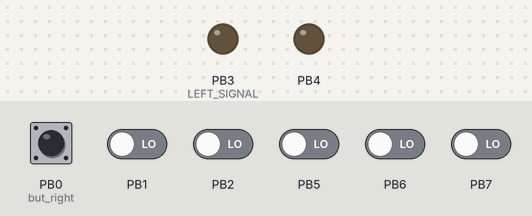
Simulated run of this program. Board: ATtiny13, built with avr-gcc and emulated at 0.128 MHz. On the bench: output pins drawn as LEDs (lit = HIGH). Dashed ring = blinking. Inputs (shaded band) come from the test bench; at power-on: PB0 (but_right), PB1, PB2, PB5–7 LOW.

Above: at 1.2 s.
1.3 s: PB0 (but_right) pulled HIGH for 0.15 s
At 1.6 s:
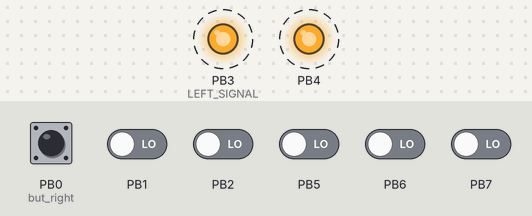
4.4 s: PB1 driven HIGH
At 4.56 s:
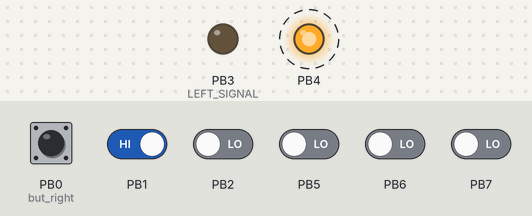
7.4 s: PB2 driven HIGH
At 8.2 s:
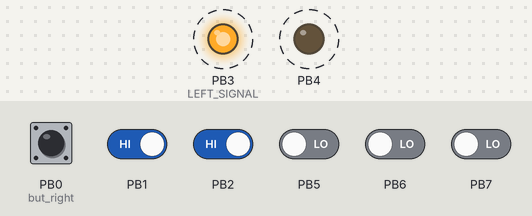
10.4 s: PB2 driven LOW
At 10.62 s:
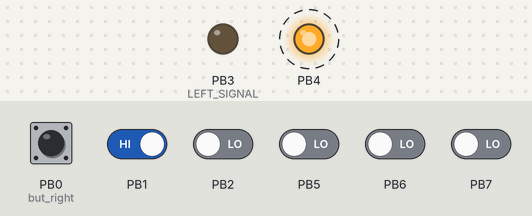
13.4 s: PB0 (but_right) pulled HIGH for 1 s
At 14.87 s:
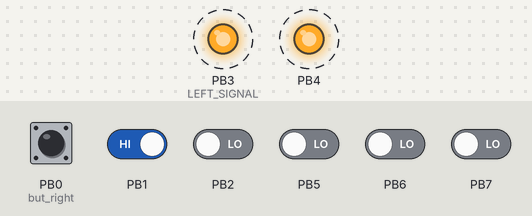
Timing chart, 0 to 17.4 s (numbered marks = the images above; inputs shaded):
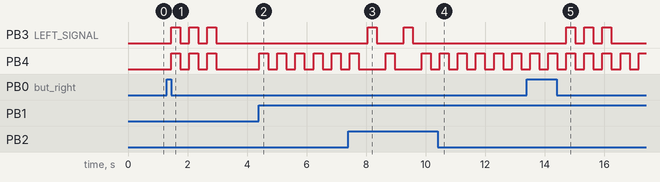

Measured:
- after the input at 1.3 s, PB3 (LEFT_SIGNAL), PB4: alternates HIGH for 0.30 s and LOW for 0.30 s, 6 changes in all, then stays LOW, starting after 0.15 s
- after the input at 4.4 s, PB4: alternates HIGH for 0.30 s and LOW for 0.31 s, starting at once
- after the input at 7.4 s, PB3 (LEFT_SIGNAL): alternates HIGH for 0.30 s and LOW for 0.91 s, starting after 0.65 s; PB4: alternates HIGH for 0.30 s and LOW for 0.91 s, starting after 1.3 s
- after the input at 10.4 s, PB3 (LEFT_SIGNAL): stops changing and stays LOW; PB4: alternates HIGH for 0.30 s and LOW for 0.31 s, starting after 0.08 s
- after the input at 13.4 s, PB3 (LEFT_SIGNAL): alternates HIGH for 0.30 s and LOW for 0.30 s, 6 changes in all, then stays LOW, starting after 1.3 s

The program:

Turn-sgnal.c
```c
/*
 * Turn_sgnal.c
 *
 * Created: 21.07.2013 3:39:11
 *  Author: Pashgan
 */


#include <avr/io.h>
#include <avr/interrupt.h>

#define F_CPU 128000UL
#include <util/delay.h>

/*äîïîëíèòåëüíûå òèïû äàííûõ*/
typedef enum dev_state {
	STATE_EMPTY,
	STATE_NORMAL,
	STATE_LEFT_TURN,
	STATE_RIGHT_TURN,
	STATE_THANK,
	STATE_ALARM,
	STATE_LED_ON,
	STATE_LED_OFF
	} dev_state_t;

typedef enum but_state {BUT_NO_PRESS, BUT_PRESSED, BUT_RELEASE, BUT_LONG_PRESS, BUT_RELEASE_LONG} but_state_t;
typedef enum stimer_state {STIM_IDLE, STIM_WORKS, STIM_EXPIRED} stim_state_t;

typedef struct buttons{
	   uint8_t pin;
	   uint16_t count;
	   but_state_t buf;
	} buttons_t;


#define TIM_PERIOD_MS    2
#define TIM_PRE          8UL
#define TIM_OCR_VALUE    (TIM_PERIOD_MS*(F_CPU/(TIM_PRE*1000))-1)

/*ïèíû ìèêðîêîíòðîëëåðà*/
#define BUT_LEFT      2
#define BUT_RIGHT     1
#define BUT_CONTR     0
#define LEFT_SIGNAL   3
#define RIGHT_SIGNAL  4

#define BUT_THRESHOLD      5
#define BUT_LONG_THRESHOLD 500
#define BUT_COUNT_MAX      520


#define LED_OffAll()      PORTB &= ~((1<<LEFT_SIGNAL)|(1<<RIGHT_SIGNAL))

/*#define LED_Off(x)        PORTB &= ~(1<<(x))
#define LED_On(x)         PORTB |= (1<<(x))
#define LED_OnAll()       PORTB |= ((1<<LEFT_SIGNAL)|(1<<RIGHT_SIGNAL))
#define LED_Toggle(x)     PORTB ^= (1<<(x))
#define LED_ToggleAll()   PORTB ^= ((1<<LEFT_SIGNAL)|(1<<RIGHT_SIGNAL))*/

#define PIN_Check(x)      ((PINB & (1<<(x))))
#define STIM_Set(x)       do{cli(); soft_timer_state = STIM_WORKS; soft_timer_count = x; sei(); }while(0)
#define STIM_Check(x)      (soft_timer_state == x)
#define STIM_Stop()       do{soft_timer_state = STIM_IDLE; }while(0)

#define LED_BLINK_PERIOD    150

/*êîëè÷åñòâî ìîðãàíèé*/
#define LED_BLINK_ONE          1
#define LED_BLINK_SHORT_TURN   3
#define LED_BLINK_THANK        3
#define LED_BLINK_INFINITY     255


/*ôëàã òàéìåðà*/
volatile uint8_t tim0_comp_flag = 0;

/*ïðîãðàììíûé òàéìåð*/
volatile uint8_t soft_timer_count = 0;
volatile stim_state_t soft_timer_state = STIM_IDLE;


/*ñîñòîÿíèå êíîïîê è óñòðîéñòâà*/
but_state_t  but_left_state = BUT_NO_PRESS;
but_state_t  but_right_state = BUT_NO_PRESS;
but_state_t  but_contr_state = BUT_NO_PRESS;
dev_state_t  dev_cur_state = STATE_NORMAL;
dev_state_t  led_state = STATE_NORMAL;

/*îáúÿâëÿåì êíîïêè è èíèöèàëèçèðóåì èõ*/
buttons_t but_left  = {BUT_LEFT,  0, BUT_NO_PRESS};
buttons_t but_right = {BUT_RIGHT, 0, BUT_NO_PRESS};
buttons_t but_contr = {BUT_CONTR, 0, BUT_NO_PRESS};

but_state_t BUT_Debrief(buttons_t *but)
{
	but_state_t but_state = BUT_NO_PRESS;

	//óáðàë ! ÷òîáû ñðàáàòûâàíèå áûëî îò 1
	if (PIN_Check(but->pin)){
	   if (but->count < BUT_COUNT_MAX) {
	      but->count++;
	      if (but->count > BUT_THRESHOLD){
		     but->buf = BUT_PRESSED;
		     if (but->count > BUT_LONG_THRESHOLD){
			    but->buf = BUT_LONG_PRESS;
			    but->count = BUT_COUNT_MAX + 10;
			 }
		  }
		  //but_state = but->buf;
       }
	   but_state = but->buf;
	}
    else{
	   but->count = 0;
	   if (but->buf == BUT_PRESSED){
	      but_state = BUT_RELEASE;
	   }
	   if (but->buf == BUT_LONG_PRESS){
		   but_state = BUT_RELEASE_LONG;
	   }
	   but->buf = BUT_NO_PRESS;
    }
	return but_state;
}

uint8_t signals = 0;
uint8_t cycle = 0;
uint8_t led_enable = 0;


void SetNextState(dev_state_t next_state)
{
	dev_cur_state = next_state;
}


void LED_SetOff(void)
{
	led_enable = 0;
}

void LED_Set(uint8_t leds, uint8_t repeat)
{
   led_enable = 1;
   signals = leds;
   cycle = repeat;
}

void LED_Func(void)
{
	static uint8_t sign;

	switch(led_state){
		case STATE_NORMAL:
		if (led_enable){
			sign = signals;
			if (cycle != LED_BLINK_INFINITY){
			  if (!cycle){
		        led_enable = 0;
				break;
              }
			  cycle--;
   		    }
			led_state = STATE_LED_ON;
			PORTB |= sign;
		    soft_timer_state = STIM_WORKS;
		    soft_timer_count = LED_BLINK_PERIOD;
		}
		break;

		case STATE_LED_ON:
		if(STIM_Check(STIM_EXPIRED)){
           led_state = STATE_LED_OFF;
		   PORTB &= ~sign;
		   soft_timer_state = STIM_WORKS;
		   soft_timer_count = LED_BLINK_PERIOD;
		}
		break;

		case STATE_LED_OFF:
		if(STIM_Check(STIM_EXPIRED)){
           led_state = STATE_NORMAL;
		   LED_OffAll();
		}
		break;

		default:
		break;
	}
}

int main(void)
{
	/*èíèöèàëèçàöèÿ ïîðòà*/
	DDRB = (0<<BUT_LEFT)|(0<<BUT_RIGHT)|(0<<BUT_CONTR)|(1<<LEFT_SIGNAL)|(1<<RIGHT_SIGNAL);
	PORTB = (0<<LEFT_SIGNAL)|(0<<RIGHT_SIGNAL);
	//PORTB = (1<<BUT_LEFT)|(1<<BUT_RIGHT)|(1<<BUT_CONTR); //çàêîììåíòèë, òàê êàê ïîäòÿæêà âíåøíÿÿ

	/*èíèöèàëèçàöèÿ òàéìåðà Ò0. ïåðèîä 10ìñ.*/
	TCCR0A = (1<<WGM01)|(0<<WGM00);
	TCCR0B = (0<<WGM02)|(0<<CS02)|(1<<CS01)|(0<<CS00);
	OCR0A  = TIM_OCR_VALUE;
	TIMSK0 = (1<<OCIE0A);


	sei();

    while(1)
    {
        if (tim0_comp_flag){
		   tim0_comp_flag = 0;

		   /*îáðàáîòêà ñîáûòèé*/
		   switch (dev_cur_state)
		   {
			   case STATE_NORMAL:
			   	  LED_SetOff();
			      if ((but_left_state == BUT_PRESSED)||(but_left_state == BUT_LONG_PRESS))     { LED_Set((1<<LEFT_SIGNAL), LED_BLINK_SHORT_TURN); SetNextState(STATE_LEFT_TURN);}
			      if ((but_right_state == BUT_PRESSED)||(but_right_state == BUT_LONG_PRESS))   { LED_Set((1<<RIGHT_SIGNAL), LED_BLINK_SHORT_TURN);SetNextState(STATE_RIGHT_TURN);}
				  if (but_contr_state == BUT_RELEASE)    { LED_Set((1<<LEFT_SIGNAL)|(1<<RIGHT_SIGNAL), LED_BLINK_THANK); SetNextState(STATE_THANK);}
				  if (but_contr_state == BUT_LONG_PRESS) { LED_Set((1<<LEFT_SIGNAL)|(1<<RIGHT_SIGNAL), LED_BLINK_INFINITY);SetNextState(STATE_ALARM);}

				  break;

			   case STATE_LEFT_TURN:
			      if (but_contr_state == BUT_RELEASE) {
				      SetNextState(STATE_THANK);
					  LED_Set((1<<LEFT_SIGNAL)|(1<<RIGHT_SIGNAL), LED_BLINK_THANK);
				  }

				  if (but_contr_state == BUT_LONG_PRESS) {
					  SetNextState(STATE_ALARM);
					  LED_Set((1<<LEFT_SIGNAL)|(1<<RIGHT_SIGNAL), LED_BLINK_INFINITY);
				  }

				  if ((but_right_state == BUT_PRESSED)||(but_right_state == BUT_LONG_PRESS))   { LED_Set((1<<RIGHT_SIGNAL), LED_BLINK_SHORT_TURN);SetNextState(STATE_RIGHT_TURN);}

				  if (!led_enable){
			         if ((but_left_state == BUT_RELEASE)||(but_left_state == BUT_RELEASE_LONG)||(but_left_state == BUT_NO_PRESS)){
				        SetNextState(STATE_NORMAL);
				     }
					 else{
					    LED_Set((1<<LEFT_SIGNAL), LED_BLINK_ONE);
					 }
				  }
				  break;

			   case STATE_RIGHT_TURN:
			      if (but_contr_state == BUT_RELEASE) {
				      SetNextState(STATE_THANK);
				      LED_Set((1<<LEFT_SIGNAL)|(1<<RIGHT_SIGNAL), LED_BLINK_THANK);
			      }

				  if (but_contr_state == BUT_LONG_PRESS) {
					  SetNextState(STATE_ALARM);
					  LED_Set((1<<LEFT_SIGNAL)|(1<<RIGHT_SIGNAL), LED_BLINK_INFINITY);
				  }

                  if ((but_left_state == BUT_PRESSED)||(but_left_state == BUT_LONG_PRESS))     { LED_Set((1<<LEFT_SIGNAL), LED_BLINK_SHORT_TURN); SetNextState(STATE_LEFT_TURN);}


				  if (!led_enable){
				     if ((but_right_state == BUT_RELEASE)||(but_right_state == BUT_RELEASE_LONG)||(but_right_state == BUT_NO_PRESS)){
					    SetNextState(STATE_NORMAL);
				     }
					 else{
					    LED_Set((1<<RIGHT_SIGNAL), LED_BLINK_ONE);
					 }
				  }
			      break;

			   case STATE_THANK:
			      if (!led_enable){
                     SetNextState(STATE_NORMAL);
				  }
			      break;

			   case STATE_ALARM:
				  if ((but_contr_state == BUT_RELEASE)) {
				     SetNextState(STATE_NORMAL);
				  }
			      break;

			   default:
			      dev_cur_state = STATE_NORMAL;
			      break;
		   }

		   LED_Func();

		   /* îïðîñ êíîïîê */
		   but_left_state = BUT_Debrief(&but_left);
		   but_right_state = BUT_Debrief(&but_right);
		   but_contr_state = BUT_Debrief(&but_contr);


		}
    }
}

/*ñîôòîâûé òàéìåð è ôëàã äëÿ îïðîñà êíîïîê*/
ISR(TIM0_COMPA_vect)
{
   if(soft_timer_state == STIM_WORKS){
	   if (soft_timer_count){
	      soft_timer_count--;
	   }
	   else{
	      soft_timer_state = STIM_EXPIRED;
	   }
   }

	tim0_comp_flag = 1;
}
```
